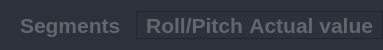
                     <widget class="QFrame" name="frame_TesterBat_labels">
                      <property name="minimumSize">
                       <size>
                        <width>0</width>
                        <height>50</height>
                       </size>
                      </property>
                      <property name="maximumSize">
                       <size>
                        <width>16777215</width>
                        <height>50</height>
                       </size>
                      </property>
                      <property name="font">
                       <font>
                        <pointsize>10</pointsize>
                       </font>
                      </property>
                      <property name="styleSheet">
                       <string notr="true">background-color: rgb(44, 49, 60);</string>
                      </property>
                      <property name="frameShape">
                       <enum>QFrame::NoFrame</enum>
                      </property>
                      <property name="frameShadow">
                       <enum>QFrame::Raised</enum>
                      </property>
                      <layout class="QHBoxLayout" name="horizontalLayout_4">
                       <property name="rightMargin">
                        <number>0</number>
                       </property>
                       <item>
                        <widget class="QFrame" name="frame_19">
                         <property name="minimumSize">
                          <size>
                           <width>0</width>
                           <height>0</height>
                          </size>
                         </property>
                         <property name="maximumSize">
                          <size>
                           <width>201</width>
                           <height>16777215</height>
                          </size>
                         </property>
                         <property name="frameShape">
                          <enum>QFrame::NoFrame</enum>
                         </property>
                         <property name="frameShadow">
                          <enum>QFrame::Plain</enum>
                         </property>
                         <layout class="QHBoxLayout" name="horizontalLayout_6">
                          <property name="spacing">
                           <number>39</number>
                          </property>
                          <property name="topMargin">
                           <number>0</number>
                          </property>
                          <property name="bottomMargin">
                           <number>0</number>
                          </property>
                          <item>
                           <widget class="QLabel" name="label_7">
                            <property name="font">
                             <font>
                              <pointsize>16</pointsize>
                              <weight>75</weight>
                              <bold>true</bold>
                             </font>
                            </property>
                            <property name="styleSheet">
                             <string notr="true">color: rgb(98, 103, 111);</string>
                            </property>
                            <property name="text">
                             <string>Segments</string>
                            </property>
                           </widget>
                          </item>
                         </layout>
                        </widget>
                       </item>
                       <item>
                        <widget class="QFrame" name="frame">
                         <property name="frameShape">
                          <enum>QFrame::StyledPanel</enum>
                         </property>
                         <property name="frameShadow">
                          <enum>QFrame::Raised</enum>
                         </property>
                         <layout class="QHBoxLayout" name="horizontalLayout_13">
                          <property name="topMargin">
                           <number>0</number>
                          </property>
                          <property name="rightMargin">
                           <number>9</number>
                          </property>
                          <property name="bottomMargin">
                           <number>0</number>
                          </property>
                          <item>
                           <widget class="QLabel" name="label_3">
                            <property name="font">
                             <font>
                              <pointsize>16</pointsize>
                              <weight>75</weight>
                              <bold>true</bold>
                             </font>
                            </property>
                            <property name="styleSheet">
                             <string notr="true">color: rgb(98, 103, 111);</string>
                            </property>
                            <property name="text">
                             <string>Roll/Pitch</string>
                            </property>
                            <property name="alignment">
                             <set>Qt::AlignCenter</set>
                            </property>
                           </widget>
                          </item>
                          <item>
                           <widget class="QLabel" name="label_4">
                            <property name="font">
                             <font>
                              <pointsize>16</pointsize>
                              <weight>75</weight>
                              <bold>true</bold>
                             </font>
                            </property>
                            <property name="styleSheet">
                             <string notr="true">color: rgb(98, 103, 111);</string>
                            </property>
                            <property name="text">
                             <string>Actual value</string>
                            </property>
                            <property name="alignment">
                             <set>Qt::AlignRight|Qt::AlignTrailing|Qt::AlignVCenter</set>
                            </property>
                           </widget>
                          </item>
                         </layout>
                        </widget>
                       </item>
                      </layout>
                     </widget>
